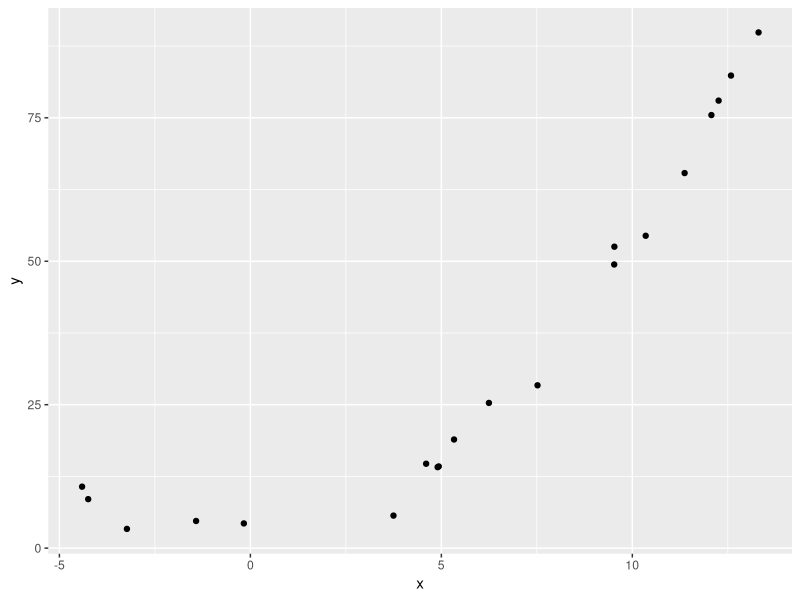
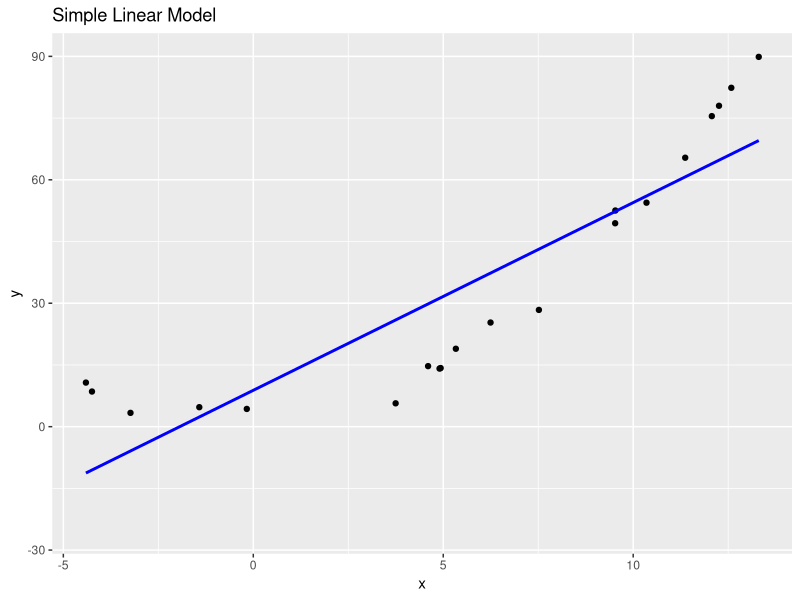
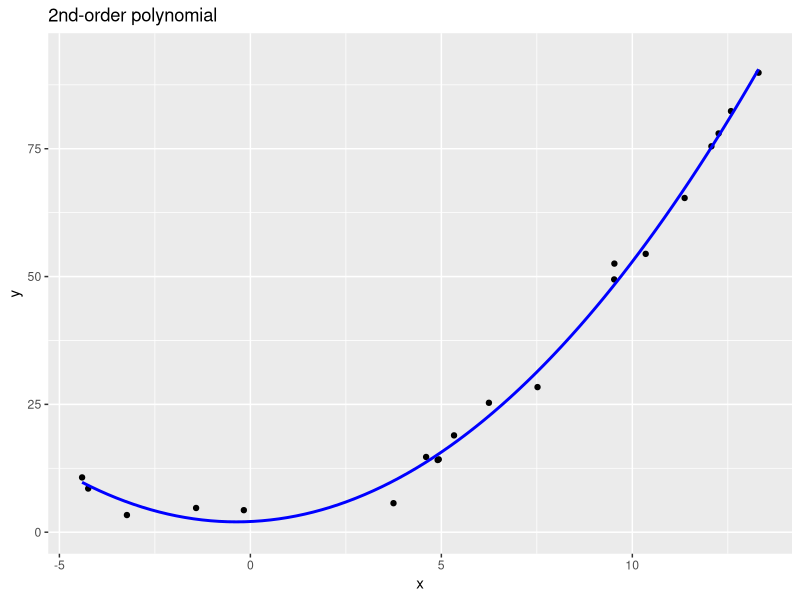

Write the R code that produced these figures, in order. (Note: this script raises an error after producing the figures.)
# explore nonlinear relationships in data

library(ggplot2)

xyz.df <- read.csv("./data/nonlinear_xyz_example.csv")
head(xyz.df)


# plot y vs x
ggplot(xyz.df) + 
  geom_point(mapping = aes(x=x, y=y))


# simple linear model
lm.1 <- lm(y ~ x, data=xyz.df)
summary(lm.1)

ggplot(xyz.df, mapping = aes(x=x, y=y)) + 
  geom_point() + 
  stat_smooth(method="lm", se=TRUE, fill=NA,
              formula=y ~ x, color="blue") + 
  ggtitle("Simple Linear Model")


# 2nd order polynomial model
lm.poly.2 <- lm(y ~ x + I(x^2), data=xyz.df)
summary(lm.poly.2)

ggplot(xyz.df, mapping = aes(x=x, y=y)) + 
  geom_point() + 
  stat_smooth(method="lm", se=TRUE, fill=NA,
              formula=y ~ x + I(x^2) ,color="blue") + 
  ggtitle("2nd-order polynomial")


# alternative approach: construct a new feature
xyz.df$x.is.positive <- xyz.df$x > 0

# use the new feature as an interaction term
lm.interaction <- lm(y ~ x + I(x*x.is.positive), data=xyz.df)
summary(lm.interaction)

# construct a new dataframe to plot our predictions
fake.x <- seq(-5,15,0.01)
fake.x.is.positive <- fake.x > 0
lm.interaction.preds <- lm.interaction$coefficients[1] + 
  lm.interaction$coefficients[2] * fake.x + 
  lm.interaction$coefficients[3] * (fake.x * fake.x.is.positive)

# 
ggplot() + 
  geom_point(xyz.df, mapping = aes(x=x, y=y)) + 
  geom_line(mapping = aes(x=x.ticks, y=lm.interaction.preds), col="blue")
  ggtitle("Interaction Term Model")


# plot y vs x
ggplot(xyz.df) + 
  geom_point(mapping = aes(x=x, y=z))

z.lm.1 <- lm(z ~ x, data=xyz.df)
summary(z.lm.1)

ggplot(xyz.df, mapping = aes(x=x, y=y)) + 
  geom_point() + 
  stat_smooth(method="lm", se=TRUE, fill=NA,
              formula=y ~ x, color="blue") + 
  ggtitle("Simple Linear Model")
